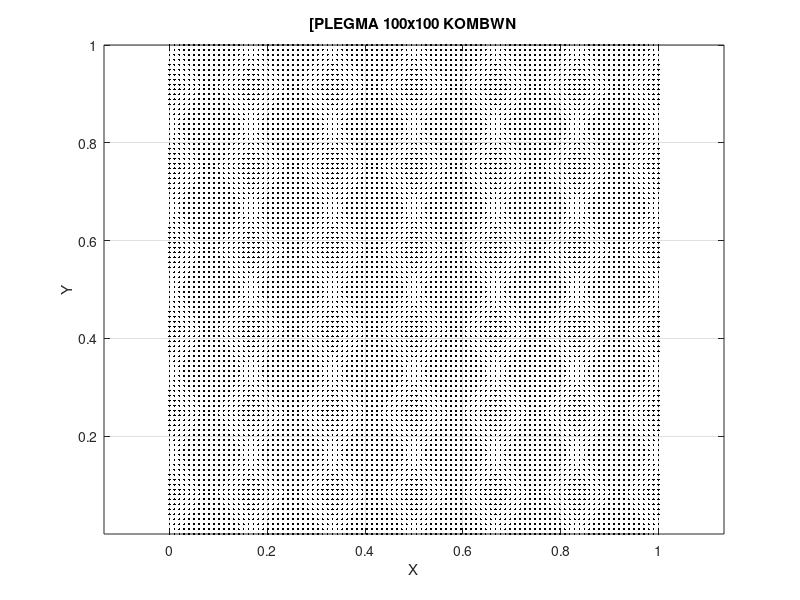

Reproduce this figure in MATLAB.
% orismos diastasewn tou plegmatos
Nx = 100; %arithmos kombwn sth dieuthunsh x
Ny = 100; %arithmos kombwn sth dieuthunsh y

% orismos twn oriwn toy xwrou
x_min = 0;
x_max = 1;
y_min = 0;
y_max = 1;

% dhmioyrgia plegmatos me omoiomorfh katanomh
x = linspace(x_min, x_max, Nx)
y = linspace (y_min, y_max, Ny)

% dhmioyrgia plegmatos me xrhsh pinakwn plegmatos
[X, Y] = meshgrid(x, y)

% emfanish plegamtos
figure;
plot(X, Y, 'k.', 'MarkerSize', 5);
axis equal;
xlabel('X');
ylabel('Y');
title('[PLEGMA 100x100 KOMBWN');
grid on;

% metatroph tvn plegmatwn se lista syntetagmenwn kombwn
node_coords = [X(:), Y(:)];


